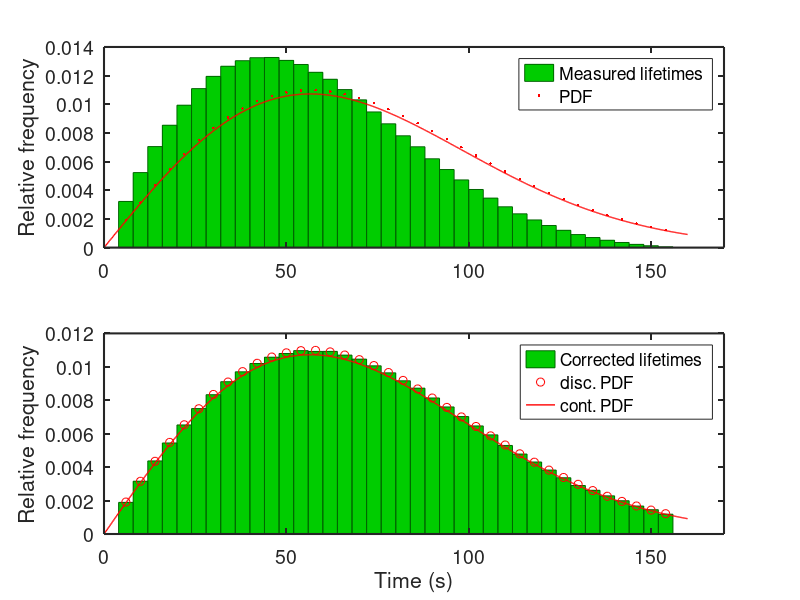
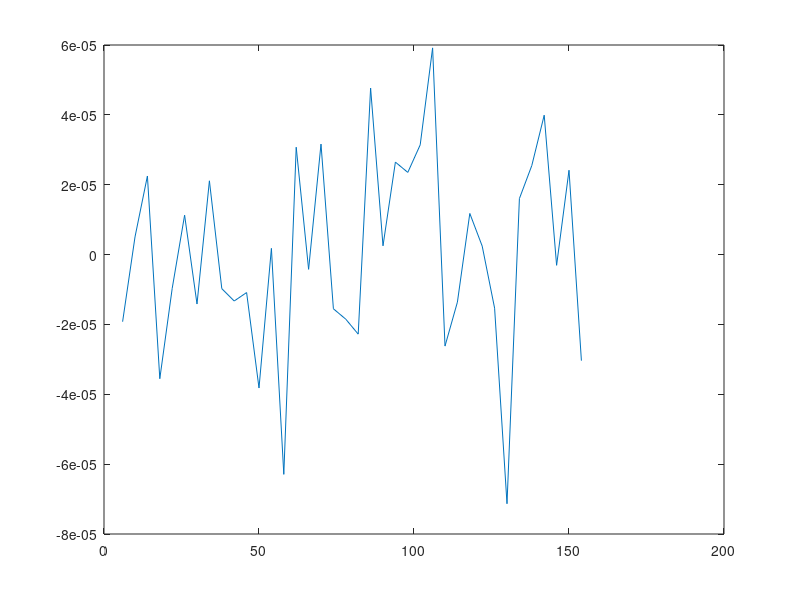

These charts were generated, in order, by the following MATLAB code:
function lifetimeCutoffSimulation()

N = 1e5; % new objects per frame
% N = 5;

% lifetime distribution is modeled as a gamma function
lambda = 80;
k = 2;
lftPDF = @(lambda, k, t) k./lambda.*(t/lambda).^(k-1).*exp(-(t/lambda).^k);
lftCDF = @(lambda, k, t) 1 - exp(-(t/lambda).^k);

% for PDF/CDF calc.
% tmax = lambda*nthroot(-log(1-0.9999), k)

tmin = lambda*nthroot(-log(0.01), k);
fprintf('Time interval to record 99th percentile: %f\n', tmin);

tmax = 160;
framerate = 4;
dt = framerate;
t = dt:dt:tmax;

nFrames = length(t);

% generate theoretical histogram by stepwise integration of the PDF
histTH = diff(lftCDF(lambda, k, dt:dt:t(end)+dt));

% generate PDF for plotting
t_fine = 0:dt/20:tmax;
PDF = lftPDF(lambda, k, t_fine);


samples = cell(1,nFrames);
for n = 1:nFrames

    % generate lifetimes for events starting in current frame
    csamples = lambda*nthroot(-log(1-rand(1,N)), k);
    % cut off at lower frame bound
    %csamples = csamples - mod(csamples, dtf);
    % throw out short (< 1 frame) tracks
    csamples(csamples==0) = []; 

    endTimes = t(n) + csamples;
    endTimes(endTimes > tmax) = [];
    samples{n} = endTimes - t(n);
end
samples = [samples{:}];


% binning for lifetime histogram
ni = histc(samples, t);


% truncate all histograms at last two frames, then normalize
histTH = histTH(1:end-2);
histTH = histTH/sum(histTH*dt);
ni = ni(1:end-2);
t = t(1:end-2);
t_bc = t(2)-dt/2:dt:t(end)+dt/2;



figure;
subplot(2,1,1);
h = bar(t_bc, ni/sum(ni*dt));
set(h, 'BarWidth', 1, 'FaceColor', [0 0.8 0], 'EdgeColor', [0 0.4 0]);
hold on;
plot(t_bc, histTH, 'r.');
plot(t_fine, PDF, 'r', 'LineWidth', 1);
xlim([0 tmax+10]);
ylabel('Relative frequency', 'FontName', 'Helvetica', 'FontSize', 16);
set(gca, 'FontName', 'Helvetica', 'FontSize', 14, 'LineWidth', 1.5, 'Layer', 'top');
legend('Measured lifetimes', 'PDF');


% weights as a function of frame #: w = nFrames ./ (nFrames-(1:nFrames)-1)
% lengths of 'framerate' and 'framerate-1' cannot be measured -> set to zero
w = nFrames ./ (nFrames-2:-1:1);
ni = ni.*w;

% normalize
ni = ni/sum(ni*dt);


subplot(2,1,2);
h = bar(t_bc, ni);
set(h, 'BarWidth', 1, 'FaceColor', [0 0.8 0], 'EdgeColor', [0 0.4 0]);
hold on;
plot(t_bc, histTH, 'ro');
plot(t_fine, PDF, 'r-', 'LineWidth', 1);
xlim([0 tmax+10]);
xlabel('Time (s)', 'FontName', 'Helvetica', 'FontSize', 16);
ylabel('Relative frequency', 'FontName', 'Helvetica', 'FontSize', 16);
set(gca, 'FontName', 'Helvetica', 'FontSize', 14, 'LineWidth', 1.5, 'Layer', 'top');
legend('Corrected lifetimes', 'disc. PDF', 'cont. PDF');
%print('-depsc2', '-r300', 'lifetimeCutoffCorrection.eps');

figure; plot(t_bc, ni-histTH);

